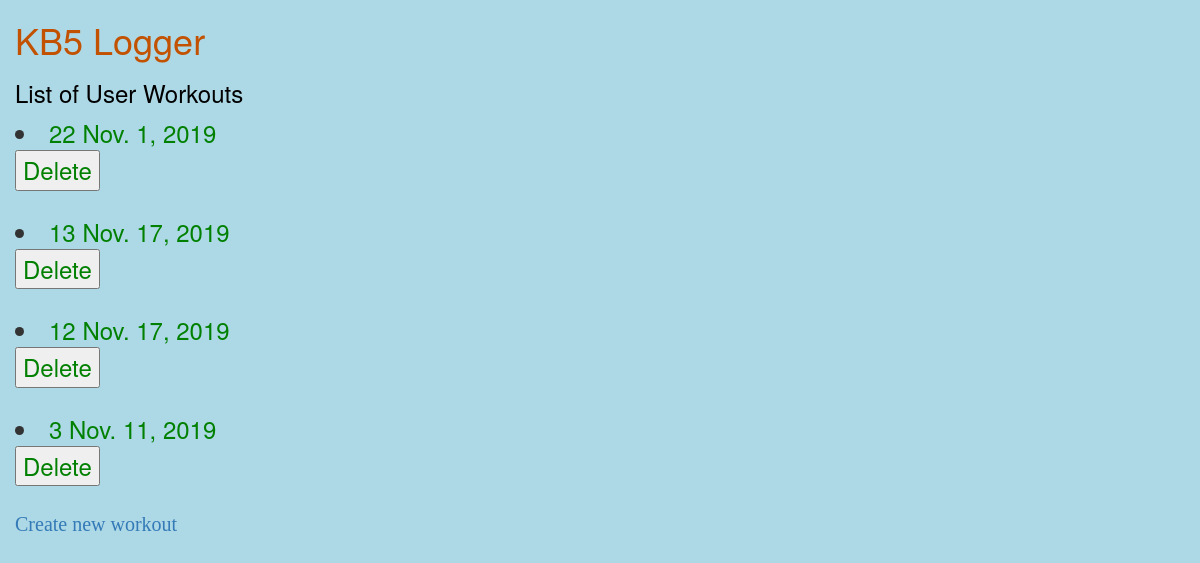
The page /workouts/ (signed in) on the database its author committed.
### exerlogger/models.py (models this page shows, shortened)
class Workout(TimeStampedModel):
    date = models.DateField(_("date"), default=date.today)
    user = models.ForeignKey(User, verbose_name=_("user"), on_delete=models.CASCADE, default=1)
    class Meta:
        verbose_name = _("workout")
        verbose_name_plural = _("workouts")

### exerlogger/views.py (the view)
# urls.py: path('workouts/', views.workouts, name='workouts'),
@login_required
def workouts(request):
    user_workouts = Workout.objects.filter(user=request.user).order_by('-id')
    context = {'user_workouts': user_workouts}
    return render(request, 'workout/workouts.html', context)

### templates/workout/workouts.html (shortened to what this page needs)
{% extends 'userspace/base.html' %}
        {% block content %}
        <h3>List of User Workouts</h3>
            {% for workout in user_workouts %}
              <li><a href="{% url 'workout_detail' workout.id %}"> {{ workout.id}} {{ workout.date }}
              <form action="{% url 'delete_workout' workout.id %}" method="POST">
                    <input type="submit" value="Delete">
              </form>
              </a></li>
            {% endfor %}
          <p><a href="{% url 'workout_detail' 'add' %}">Create new workout</a></p>
        {% endblock %}

### exerlogger/static/workout/style.css (style rules this page uses)
li a { color: green; }
body { background-color: lightblue; padding-left: 15px; font-size: 24px; }
h1, h2, h3 { color: black; }
p { font-family: verdana; font-size: 20px; }

### rows shown on the page
Workout: id "22", date "Nov. 1, 2019"
Workout: id "13", date "Nov. 17, 2019"
Workout: id "12", date "Nov. 17, 2019"
Workout: id "3", date "Nov. 11, 2019"
